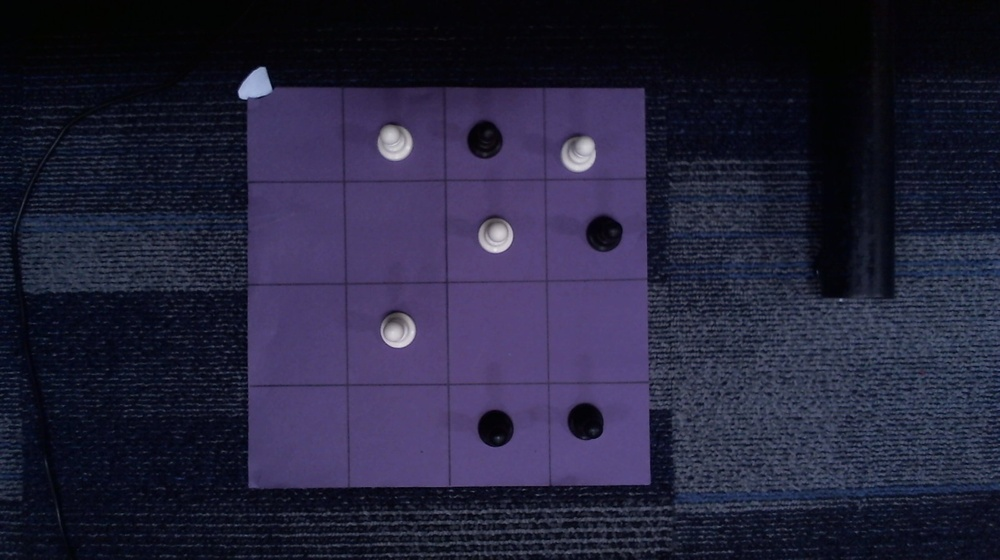
#> input picture Sprint #5 - Misc/images/Boards/board1.jpg, 1000 x 560 px, shrunk from 1600 x 896 before the run
$ jupyter execute --allow-errors '2022-11-19 - Prepping Read State Part 2 - Make Training Board Squares Image Set.ipynb'   (shell and % lines are left out)
#> lines starting #> are read from the running program, lines starting #| are printed output that depends on the picture; after the words box and inside, x2 and y2 are one past the last pixel; in counts of white or black regions, pixels touching at a corner belong together
#> further down, im is the input picture: shape (560, 1000, 3); mean R, G, B 37.2, 35.7, 59.3
[cell 1]
from pylab import *

Run this script with your board images, then manually put those images into folders named by the type of piece (see the images/all_pieces folder for an example of this)

[cell 2]
def make_training_squares(filefilter,shape,locations=None):
#> called with filefilter = 'images/Boards/*.jpg', shape = (100, 100)
    from glob import glob
    import os
    import json

    if locations is None:
        with open('locations.json') as json_file:
#> (reads Sprint #5 - Misc/locations.json from the repository)
            locations = json.load(json_file)

    fnames=glob(filefilter)
    arr=array(imread(fnames[0]))
    for location in locations:
        c,r=location
        c1=int(c-shape[1]/2)
        c2=int(c+shape[1]/2)
        r1=int(r-shape[0]/2)
        r2=int(r+shape[0]/2)

        c2=c2+(shape[1]-(c2-c1))
        r2=r2+(shape[0]-(r2-r1))

        arr[r1:r2,c1:c2,:]=arr[r1:r2,c1:c2,:]+100
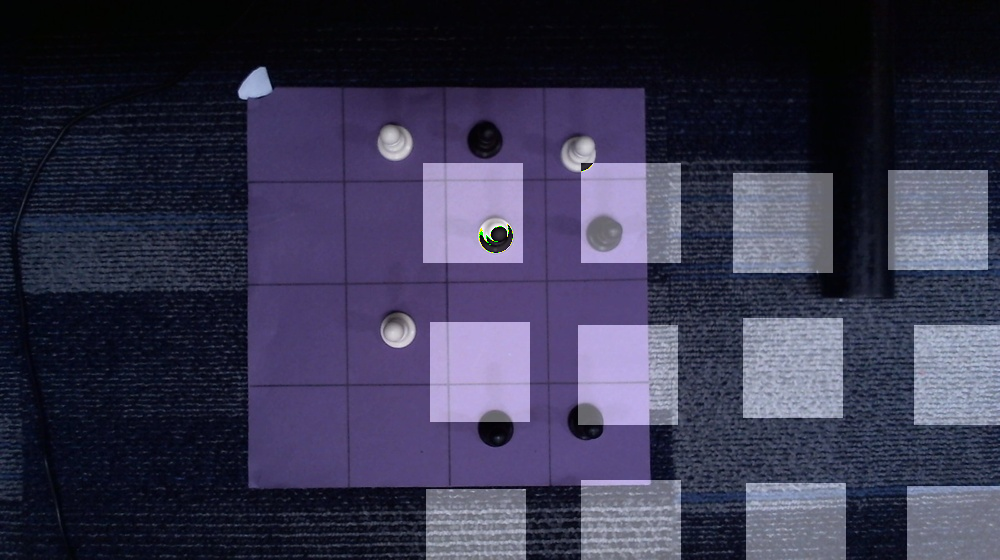
#> arr: shape (560, 1000, 3); 19.34% of pixels changed, all inside (x1, y1, x2, y2) = (423, 163, 1000, 560)


    clf()
    imshow(arr)
    base,name=os.path.split(fnames[0])
    newdirname=base+"/squares"
    if not os.path.exists(newdirname):
        os.mkdir(newdirname)

    for fname in fnames:
        arr=array(imread(fname))
        base,name=os.path.split(fname)
        base,ext=os.path.splitext(name)
        for i,location in enumerate(locations):
            c,r=location
            c1=int(c-shape[1]/2)
            c2=int(c+shape[1]/2)
            r1=int(r-shape[0]/2)
            r2=int(r+shape[0]/2)

            c2=c2+(shape[1]-(c2-c1))
            r2=r2+(shape[0]-(r2-r1))

            if (r2>arr.shape[0]) or (r1<0) or (c2>arr.shape[1]) or (c1<0):
                raise IndexError('Square size out of bounds of image.')

            square=arr[r1:r2,c1:c2,:]

            newfname=base+"_%d" %(i) + ext
            print(newdirname+"/"+newfname)
            imsave(newdirname+"/"+newfname,square)
#> this loop made 8 passes
#> pass 1, in make_training_squares, `square=arr[r1:r2,c1:c2,:]`:
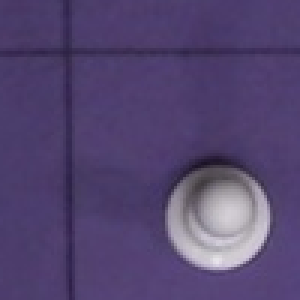
#> square: shape (100, 100, 3) (shown 3 times larger); mean R, G, B 84.4, 69.9, 112.3
#> pass 2, in make_training_squares, `square=arr[r1:r2,c1:c2,:]`:
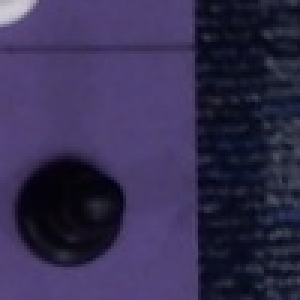
#> square: shape (100, 100, 3) (shown 3 times larger); mean R, G, B 53, 46.1, 80.3

[cell 3]
im=imread('images/Boards/board1.jpg')  # <-- change this to point to a single image example
imshow(im)
